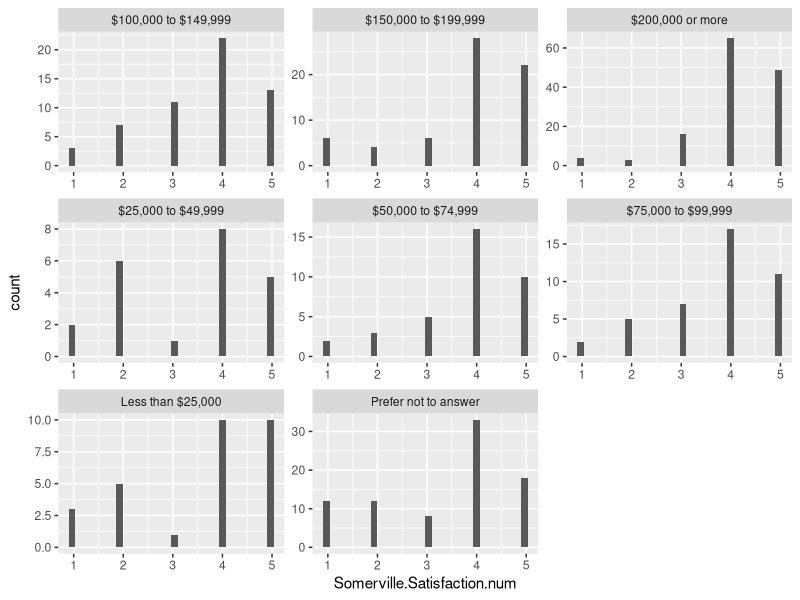
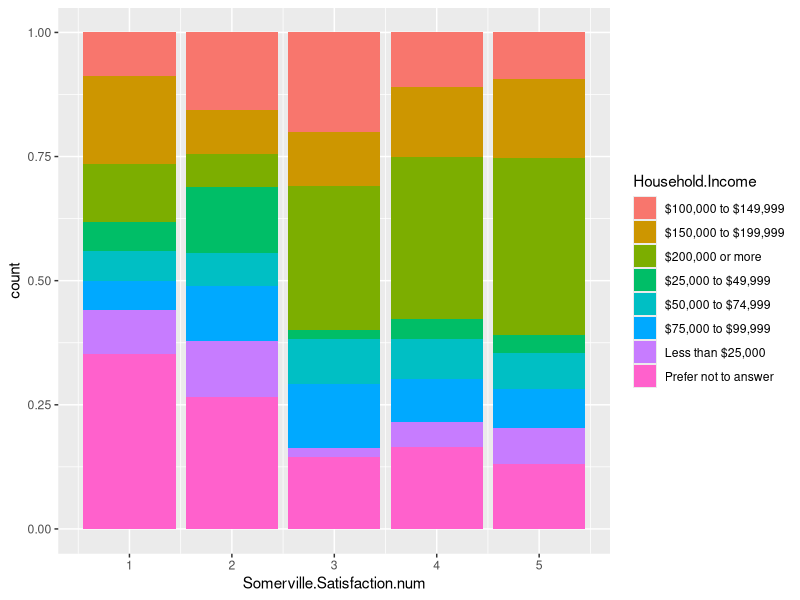
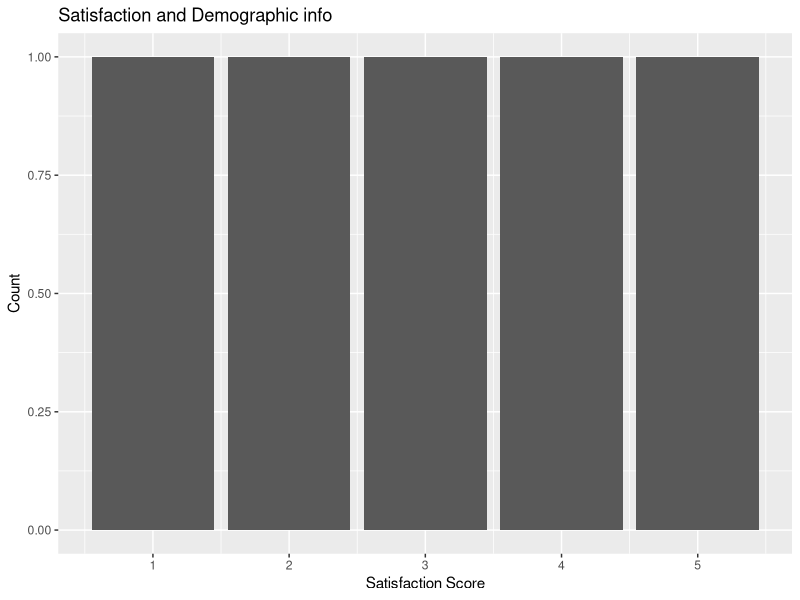
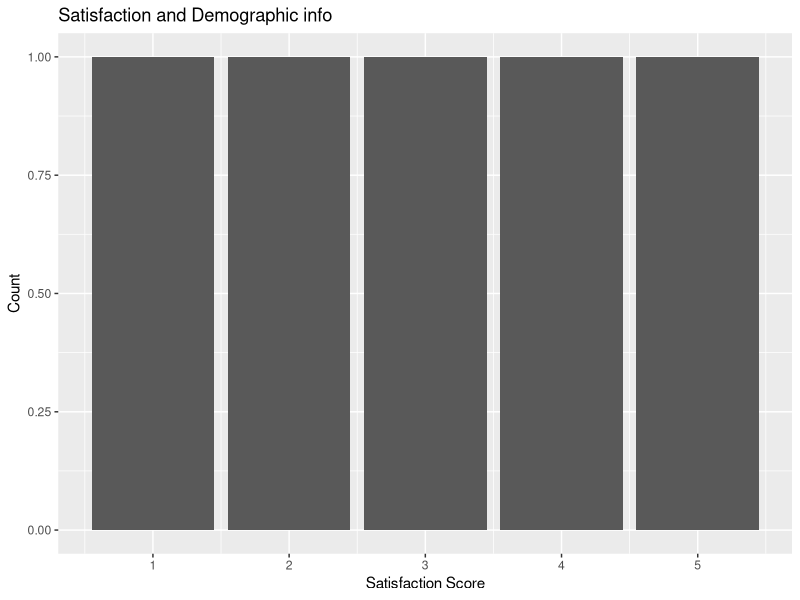
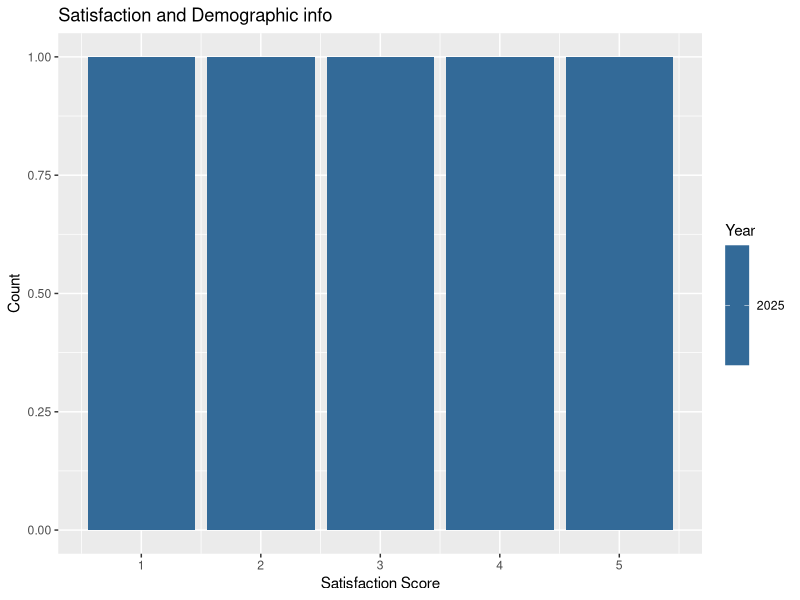
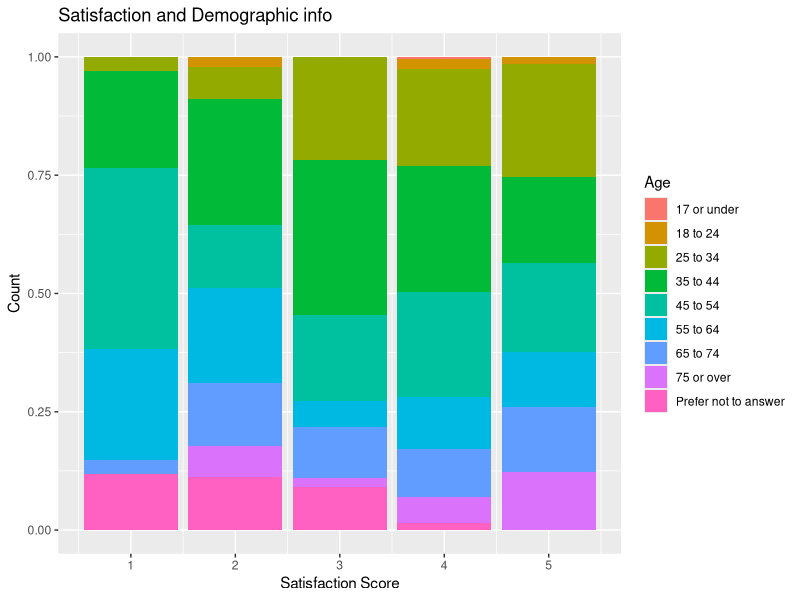
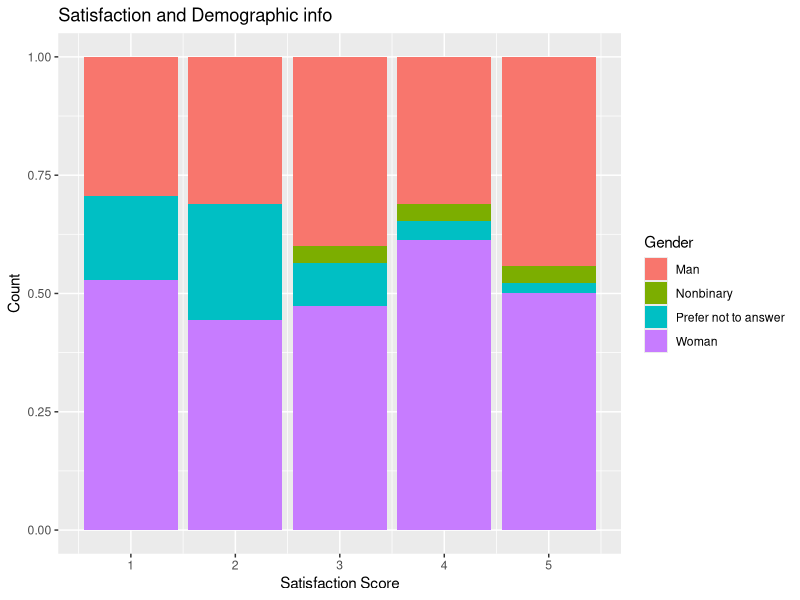
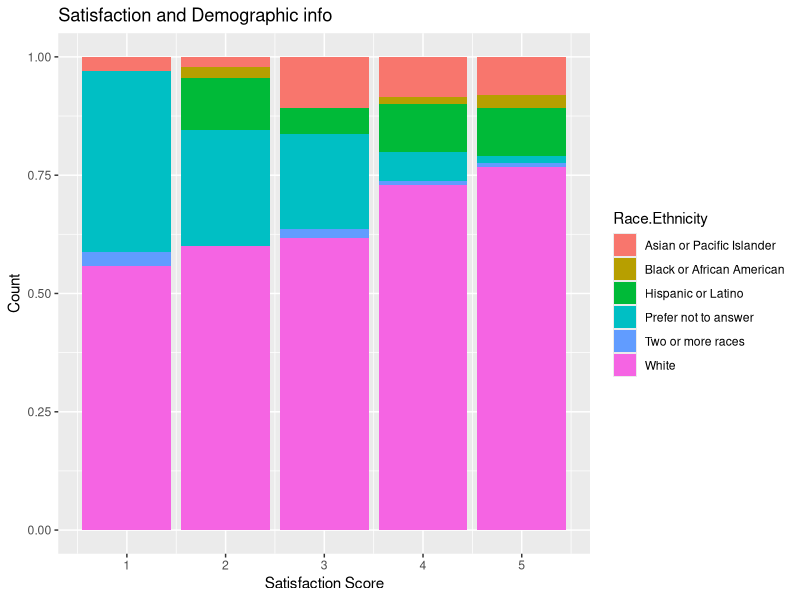

R code for these plots, in order:
## ---- chunk 1
library(tidyverse)
library(ggplot2)
library(knitr)
## ---- chunk 2
# the refined comes from the data tidying that was previously done, if you run the code you'll get the new csv on your computer
Somerville_data <- read.csv("refined_somerville.csv")
View(Somerville_data)
## ---- chunk 3
# I think we need to decide if we want to do happiness or satisfaction because in the data cleaning, we took out happiness and only left in satisfaction. 
Somerville_data |>
  ggplot(aes(x = Somerville.Satisfaction.num)) + facet_wrap(vars(Household.Income), scales = "free") + geom_histogram()
## ---- chunk 4
Somerville_data |> filter(Year == 2025) |>
  ggplot(aes(x = Somerville.Satisfaction.num, fill = Household.Income)) + geom_bar(position = "fill")
## ---- chunk 5
barFunction <- function(var, label){
  Somerville_data |> 
    filter(var == {{var}}) |> 
    ggplot(aes(x = Somerville.Satisfaction.num, fill = {var})) + geom_bar(position = "fill") + labs(title = "Satisfaction and Demographic info", x = "Satisfaction Score", y = "Count", fill = label)
  
}

map2(Somerville_data, colnames(Somerville_data), barFunction)
## ---- chunk 6
# we also don't have some of these variables
Somerville_data |> 
  select(ID, Gender, Age, Race.Ethnicity) |>
  kable()
## ---- chunk 7
#seeing total number of participants
Somerville_data |>
  summarize(count = n()) |>
  kable()
## ---- chunk 8
#just seeing number of people in each race because it will def affect analyses
Somerville_data |>
  group_by(Race.Ethnicity) |>
  summarize(raceCount = n()) |>
  kable()
## ---- chunk 9
# attempting to write a function- this is just normal code
Somerville_data |>
  group_by(Race.Ethnicity) |>
  summarize(medianEduSat = median(Education.Quality.Satisfaction.num), 
            medianHap = median (Happiness.num))
## ---- chunk 10
#this one is weird bc the is.numeric is returning all of the numeric, even year, so I will try again, but idk if it will be right 
findingMedian <- function(data){
  data |>
  group_by(Race.Ethnicity) |>
  summarize(across(where(is.numeric), median))
}
## ---- chunk 11
findingMedian(Somerville_data)
## ---- chunk 12
#function pt 2
findingMedian2 <- function(data){
 data |>
  group_by(Race.Ethnicity) |>
  summarize(across(c(Education.Quality.Satisfaction.num, Housing.Condition.Satisfaction.num, Feel.Part.Community.num, Somerville.Satisfaction.num, Happiness.num), median))
}
## ---- chunk 13
findingMedian2(Somerville_data)
## ---- chunk 14
Somerville_data |> 
  ggplot(aes(x = Somerville.Satisfaction.num)) + 
  geom_histogram()
## ---- chunk 15
#idk if this is right
histogramFunction <- function(data, col){
  data |> 
  ggplot(aes(x = {{col}})) + 
  geom_histogram()
}
## ---- chunk 16
histogramFunction(Somerville_data, Somerville.Satisfaction.num)
## ---- chunk 17
histogramFunction(Somerville_data, Feel.Part.Community.num)
## ---- chunk 18
histogramFunction(Somerville_data, Happiness.num)
## ---- chunk 19
histogramFunction(Somerville_data, Education.Quality.Satisfaction.num)
## ---- chunk 20
histogramFunction(Somerville_data, Housing.Condition.Satisfaction.num)
